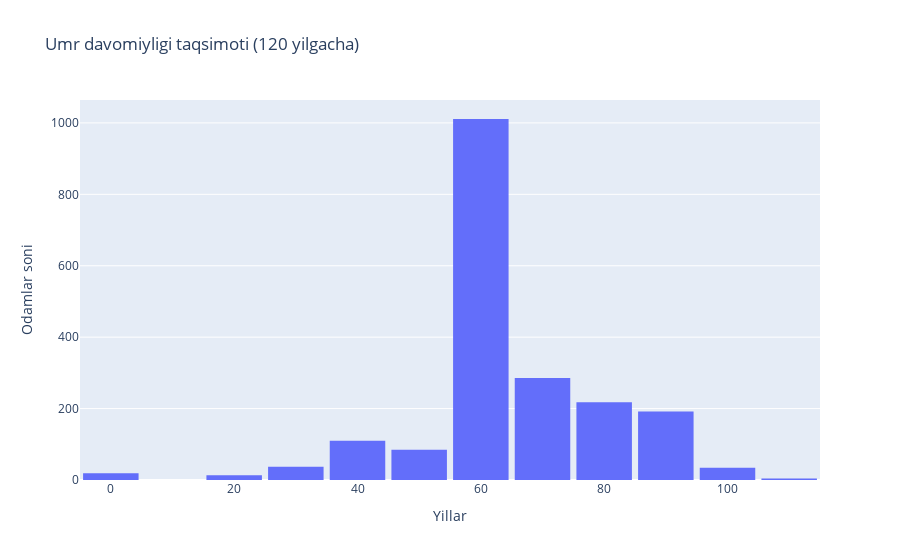

The cell this chart's notebook holds for it:
### Markdown cell above
# Histogramma – odamlar nechchi yil yashaganini ko'rish:

### Code cell
import plotly.express as px

# 120 yilgacha bo'lgan qiymatlarni olish
filtered_life_span = df[df['life_span'] <= 120]

# Plotly histogrammasi
fig = px.histogram(
    filtered_life_span,
    x='life_span',
    nbins=20,
    title='Umr davomiyligi taqsimoti (120 yilgacha)',
    labels={'life_span': 'Yillar'}
)

fig.update_layout(
    xaxis_title='Yillar',
    yaxis_title='Odamlar soni',
    bargap=0.1
)

fig.show()

### Figure 1 — Plotly figure (JSON) as saved in the notebook; plotly's stock layout.template omitted (floating-point values rounded to 4 significant figures; data arrays with more than 128 entries replaced by an {"elided": "..."} marker saying what was removed)
{"data": [{"bingroup": "x", "hovertemplate": "Yillar=%{x}<br>count=%{y}<extra></extra>", "legendgroup": "", "marker": {"color": "#636efa", "pattern": {"shape": ""}}, "name": "", "nbinsx": 20, "orientation": "v", "showlegend": false, "type": "histogram", "x": {"elided": "2009 float values"}, "xaxis": "x", "yaxis": "y"}], "layout": {"bargap": 0.1, "barmode": "relative", "legend": {"tracegroupgap": 0}, "title": {"text": "Umr davomiyligi taqsimoti (120 yilgacha)"}, "xaxis": {"anchor": "y", "domain": [0, 1], "title": {"text": "Yillar"}}, "yaxis": {"anchor": "x", "domain": [0, 1], "title": {"text": "Odamlar soni"}}}}
